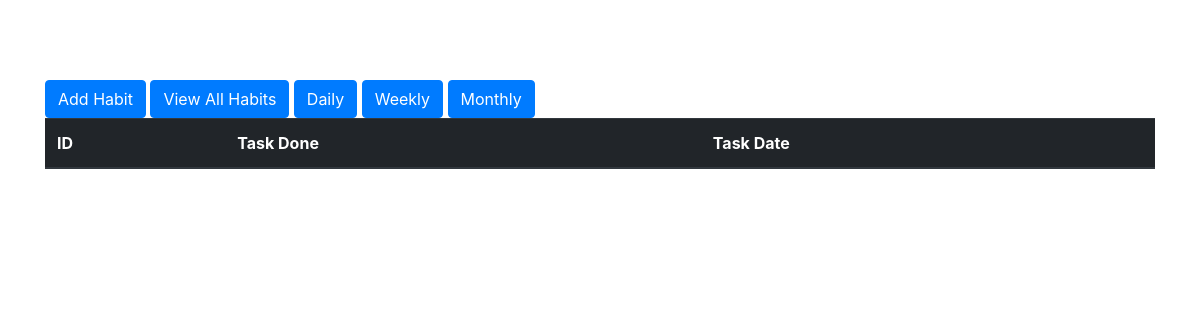
/tasks/26, run on an earlier commit of the app's database.
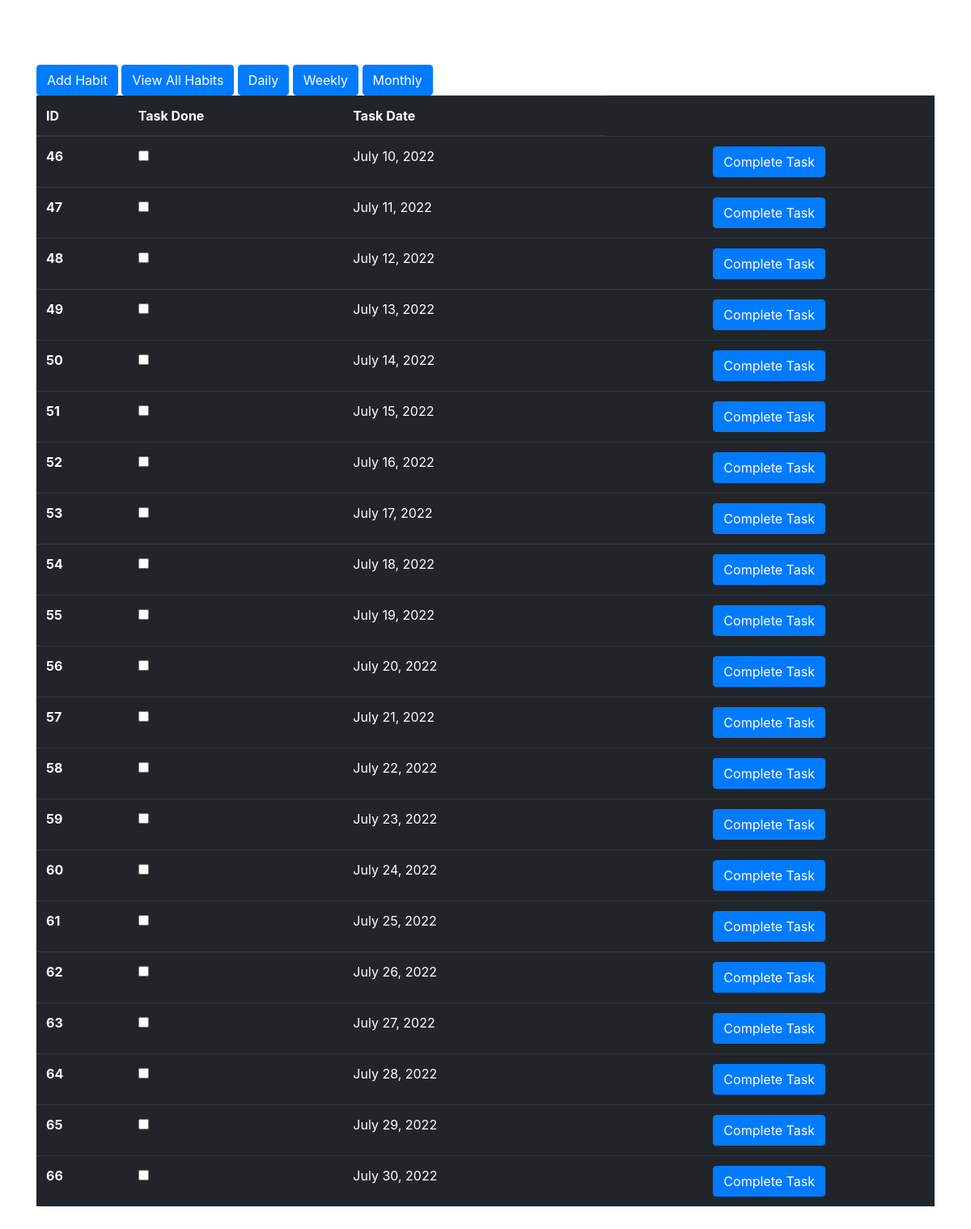
And on a later commit of the database.
### habit/models.py (models this page shows, shortened)
class TaskModel(models.Model):
    class Meta:
        db_table = "task"
    done = models.BooleanField(default=False)
    task_date = models.DateField()
    habit = models.ForeignKey(HabitModel, on_delete=models.CASCADE)

### habit/views.py (the view)
# urls.py: path('tasks/<pk>', TasksView.as_view(), name='tasks'),
class TasksView(View):
    model = TaskModel
    def get(self, request, pk):
        tasks = TaskModel.objects.filter(habit=pk)
        return render(request, 'tasks.html', {'tasks': tasks})

### habit/templates/tasks.html
{% extends 'base.html' %}
{% block content %}
<a href="{% url 'add-habit'  %}"> <button class = "btn btn-primary">Add Habit</button> </a>
<a href="{% url 'habits'  %}"> <button class = "btn btn-primary">View All Habits</button> </a>
<a href="{% url 'daily'  %}"> <button class = "btn btn-primary">Daily</button> </a>
<a href="{% url 'weekly'  %}"> <button class = "btn btn-primary">Weekly</button> </a>
<a href="{% url 'monthly'  %}"> <button class = "btn btn-primary">Monthly</button> </a>
<table class="table table-dark">
  <thead>
    <tr>
      <th scope="col">ID</th>
      <th scope="col">Task Done</th>
      <th scope="col">Task Date</th>
    </tr>
  </thead>
  <tbody>
    {% for task in tasks %}
    <tr>
      <th scope="row">{{task.id}}</th>
      <td>{{task.completed}}  <input type="checkbox" name="task"  {% if task.completed %} checked{% endif %}></td>
      <td>{{task.task_date}}</td>
     <td class = "d-flex flex-row justify-content-around">
       <a href = "{% url 'update_task' task.id %}"  ><button class = "btn btn-primary"> Complete Task </button></a>
    </td>
    </tr>
    {% endfor %}
  </tbody>
</table>
{% endblock %}

### templates/base.html (shortened to what this page needs)
<!DOCTYPE html>
<html lang="en">
<head>
    <link rel="stylesheet" href="https://cdn.jsdelivr.net/npm/bootstrap@4.1.3/dist/css/bootstrap.min.css">
</head>
<body>
    <div class="container" style="margin-top : 80px;margin-bottom:50px;">
    {% block  content %}
    {% endblock %}
    </div>
</body>
</html>

What changed in the data, as far as the page shows it:
added TaskModel: id "46", task_date "July 10, 2022"
added TaskModel: id "47", task_date "July 11, 2022"
added TaskModel: id "48", task_date "July 12, 2022"
added TaskModel: id "49", task_date "July 13, 2022"
added TaskModel: id "50", task_date "July 14, 2022"
added TaskModel: id "51", task_date "July 15, 2022"
added TaskModel: id "52", task_date "July 16, 2022"
added TaskModel: id "53", task_date "July 17, 2022"
added TaskModel: id "54", task_date "July 18, 2022"
added TaskModel: id "55", task_date "July 19, 2022"
added TaskModel: id "56", task_date "July 20, 2022"
added TaskModel: id "57", task_date "July 21, 2022"
added TaskModel: id "58", task_date "July 22, 2022"
added TaskModel: id "59", task_date "July 23, 2022"
added TaskModel: id "60", task_date "July 24, 2022"
added TaskModel: id "61", task_date "July 25, 2022"
added TaskModel: id "62", task_date "July 26, 2022"
added TaskModel: id "63", task_date "July 27, 2022"
added TaskModel: id "64", task_date "July 28, 2022"
added TaskModel: id "65", task_date "July 29, 2022"
added TaskModel: id "66", task_date "July 30, 2022"
